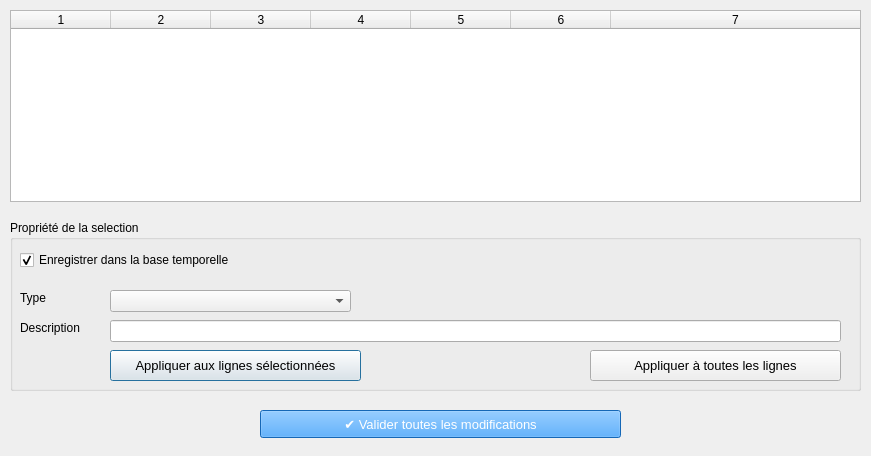
<?xml version="1.0" encoding="UTF-8"?>
<ui version="4.0">
 <class>Dialog</class>
 <widget class="QDialog" name="Dialog">
  <property name="geometry">
   <rect>
    <x>0</x>
    <y>0</y>
    <width>871</width>
    <height>456</height>
   </rect>
  </property>
  <property name="windowTitle">
   <string>SITN 4D - Liste des modifications</string>
  </property>
  <widget class="QTableWidget" name="tableSMT">
   <property name="geometry">
    <rect>
     <x>10</x>
     <y>10</y>
     <width>851</width>
     <height>192</height>
    </rect>
   </property>
   <property name="editTriggers">
    <set>QAbstractItemView::DoubleClicked</set>
   </property>
   <property name="selectionMode">
    <enum>QAbstractItemView::ExtendedSelection</enum>
   </property>
   <property name="selectionBehavior">
    <enum>QAbstractItemView::SelectRows</enum>
   </property>
   <property name="columnCount">
    <number>7</number>
   </property>
   <attribute name="horizontalHeaderStretchLastSection">
    <bool>true</bool>
   </attribute>
   <column/>
   <column/>
   <column/>
   <column/>
   <column/>
   <column/>
   <column/>
  </widget>
  <widget class="QGroupBox" name="groupBox">
   <property name="geometry">
    <rect>
     <x>10</x>
     <y>220</y>
     <width>851</width>
     <height>171</height>
    </rect>
   </property>
   <property name="title">
    <string>Propriété de la selection</string>
   </property>
   <widget class="QCheckBox" name="groupHistorizeCheckbox">
    <property name="geometry">
     <rect>
      <x>10</x>
      <y>30</y>
      <width>251</width>
      <height>20</height>
     </rect>
    </property>
    <property name="text">
     <string>Enregistrer dans la base temporelle</string>
    </property>
    <property name="checked">
     <bool>true</bool>
    </property>
   </widget>
   <widget class="QLabel" name="label">
    <property name="geometry">
     <rect>
      <x>10</x>
      <y>70</y>
      <width>61</width>
      <height>16</height>
     </rect>
    </property>
    <property name="text">
     <string>Type</string>
    </property>
   </widget>
   <widget class="QLabel" name="label_2">
    <property name="geometry">
     <rect>
      <x>10</x>
      <y>100</y>
      <width>71</width>
      <height>16</height>
     </rect>
    </property>
    <property name="text">
     <string>Description</string>
    </property>
   </widget>
   <widget class="QComboBox" name="groupTypeCombobox">
    <property name="geometry">
     <rect>
      <x>100</x>
      <y>70</y>
      <width>241</width>
      <height>22</height>
     </rect>
    </property>
   </widget>
   <widget class="QLineEdit" name="groupDescriptionLineEdit">
    <property name="geometry">
     <rect>
      <x>100</x>
      <y>100</y>
      <width>731</width>
      <height>22</height>
     </rect>
    </property>
   </widget>
   <widget class="QPushButton" name="applyGroupSettingsToSelectedButton">
    <property name="geometry">
     <rect>
      <x>100</x>
      <y>130</y>
      <width>251</width>
      <height>31</height>
     </rect>
    </property>
    <property name="font">
     <font>
      <pointsize>10</pointsize>
      <weight>50</weight>
      <bold>false</bold>
     </font>
    </property>
    <property name="text">
     <string>Appliquer aux lignes sélectionnées</string>
    </property>
   </widget>
   <widget class="QPushButton" name="applyGroupSettingsToAllButton">
    <property name="geometry">
     <rect>
      <x>580</x>
      <y>130</y>
      <width>251</width>
      <height>31</height>
     </rect>
    </property>
    <property name="font">
     <font>
      <pointsize>10</pointsize>
      <weight>50</weight>
      <bold>false</bold>
     </font>
    </property>
    <property name="text">
     <string>Appliquer à toutes les lignes</string>
    </property>
   </widget>
  </widget>
  <widget class="QPushButton" name="saveButton">
   <property name="geometry">
    <rect>
     <x>260</x>
     <y>410</y>
     <width>361</width>
     <height>28</height>
    </rect>
   </property>
   <property name="font">
    <font>
     <pointsize>10</pointsize>
     <weight>50</weight>
     <bold>false</bold>
    </font>
   </property>
   <property name="styleSheet">
    <string notr="true">color:white;
background-color:#1E90FF;</string>
   </property>
   <property name="text">
    <string>✔️ Valider toutes les modifications</string>
   </property>
  </widget>
 </widget>
 <resources/>
 <connections/>
</ui>
